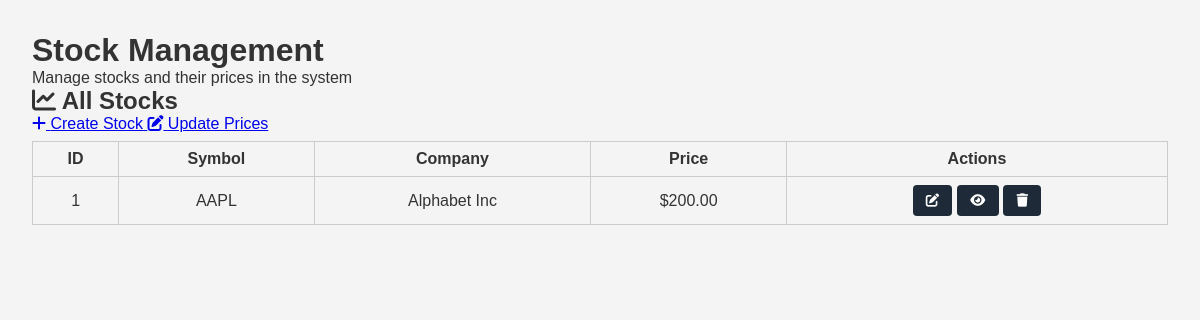
The page /admin/stocks (signed in) on the database as committed earlier.
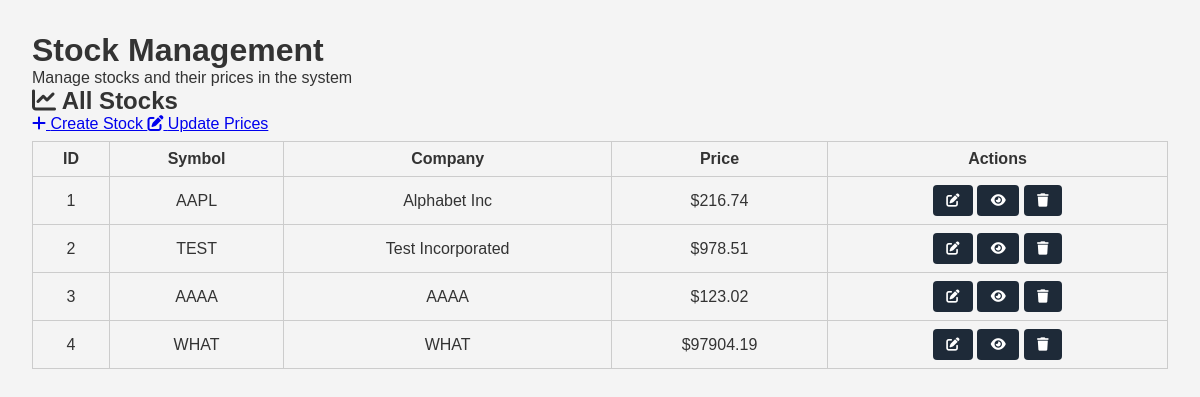
The same page on the database as committed later.
### tables this page shows
CREATE TABLE stocks (
    stock_id INTEGER PRIMARY KEY AUTOINCREMENT,
    symbol TEXT NOT NULL UNIQUE,
    company_name TEXT NOT NULL,
    price REAL NOT NULL
);

### app.py (the view)
@app.route('/admin/stocks')
def admin_stocks():
    check = require_admin()
    if check:
        return check
    conn = get_db_connection()
    stocks = conn.execute('SELECT * FROM stocks').fetchall()
    conn.close()
    return render_template('admin_stocks.html', stocks=stocks)

### app.py (called while the page is built)
def get_db_connection():
    conn = sqlite3.connect(DB_NAME)
    conn.row_factory = sqlite3.Row
    return conn

def require_admin():
    if 'user_id' not in session:
        flash("You must be logged in.", "error")
        return redirect(url_for('login'))
    conn = get_db_connection()
    user = conn.execute(
        'SELECT is_admin FROM users WHERE user_id = ?',
        (session['user_id'],)
    ).fetchone()
    conn.close()
    if not user:
        flash("User not found.", "error")
        return redirect(url_for('login'))
    is_admin = user['is_admin'] if 'is_admin' in user.keys() else 0
    if int(is_admin) != 1:
        flash("Administrator access required.", "error")
        if 'user_id' in session:
            return redirect(url_for('dashboard', user_id=session.get('user_id')))
        return redirect(url_for('login'))
    return None

### templates/admin_stocks.html (shortened to what this page needs)
<!DOCTYPE html>
<html lang="en">
<head>
  <link rel="stylesheet" href="{{ url_for('static', filename='styles.css') }}">
  <link href="https://cdnjs.cloudflare.com/ajax/libs/font-awesome/6.0.0/css/all.min.css" rel="stylesheet">
</head>
<body>
  <main class="dashboard-container">
    <div class="welcome-section">
      <h1>Stock Management</h1>
      <p>Manage stocks and their prices in the system</p>
    </div>
    <div class="content-grid">
      <div class="card">
        <div class="card-header">
          <h2><i class="fas fa-chart-line"></i> All Stocks</h2>
          <div class="card-actions">
            <a href="{{ url_for('admin_stock_create') }}" class="btn btn-primary">
              <i class="fas fa-plus"></i> Create Stock
            </a>
            <a href="{{ url_for('admin_stock_update') }}" class="btn btn-secondary">
              <i class="fas fa-edit"></i> Update Prices
            </a>
          </div>
        </div>
        <div class="card-content">
          {% if stocks %}
            <div class="stocks-table">
              <table>
                <thead>
                  <tr>
                    <th>ID</th>
                    <th>Symbol</th>
                    <th>Company</th>
                    <th>Price</th>
                    <th>Actions</th>
                  </tr>
                </thead>
                <tbody>
                  {% for stock in stocks %}
                    <tr>
                      <td>{{ stock.stock_id }}</td>
                      <td class="symbol-cell">
                        <span class="symbol">{{ stock.symbol }}</span>
                      </td>
                      <td>{{ stock.company_name }}</td>
                      <td class="price-cell">${{ "%.2f"|format(stock.price) }}</td>
                      <td class="actions-cell">
                        <button class="btn-icon" title="Edit Stock">
                          <i class="fas fa-edit"></i>
                        </button>
                        <button class="btn-icon" title="View Details">
                          <i class="fas fa-eye"></i>
                        </button>
                        <button class="btn-icon" title="Delete Stock">
                          <i class="fas fa-trash"></i>
                        </button>
                      </td>
                    </tr>
                  {% endfor %}
                </tbody>
              </table>
            </div>
          {% endif %}
        </div>
      </div>
    </div>
  </main>
</body>
</html>

### static/styles.css (style rules this page uses)
* { margin: 0; padding: 0; box-sizing: border-box; font-family: Arial, sans-serif; }
body { background-color: #f4f4f4; color: #333; }
main { padding: 2em; }
button { padding: 0.6em 1em; border: none; background: #1e2a38; color: #fff; border-radius: 4px; cursor: pointer; }
table { width: 100%; border-collapse: collapse; margin-top: 0.5em; }
table, th, td { border: 1px solid #ccc; text-align: center; padding: 0.5em; }
* { margin:0;padding:0;box-sizing:border-box;font-family:Arial, sans-serif }
body { background:#f4f4f4;color:#333 }
main { padding:2em }

Rows that differ between the two databases and show on the page:
changed stocks "AAPL": price "200.00" → "216.74"
added stocks: stock_id "2", symbol "TEST", company_name "Test Incorporated", price "978.51"
added stocks: stock_id "3", symbol "AAAA", company_name "AAAA", price "123.02"
added stocks: stock_id "4", symbol "WHAT", company_name "WHAT", price "97904.19"
